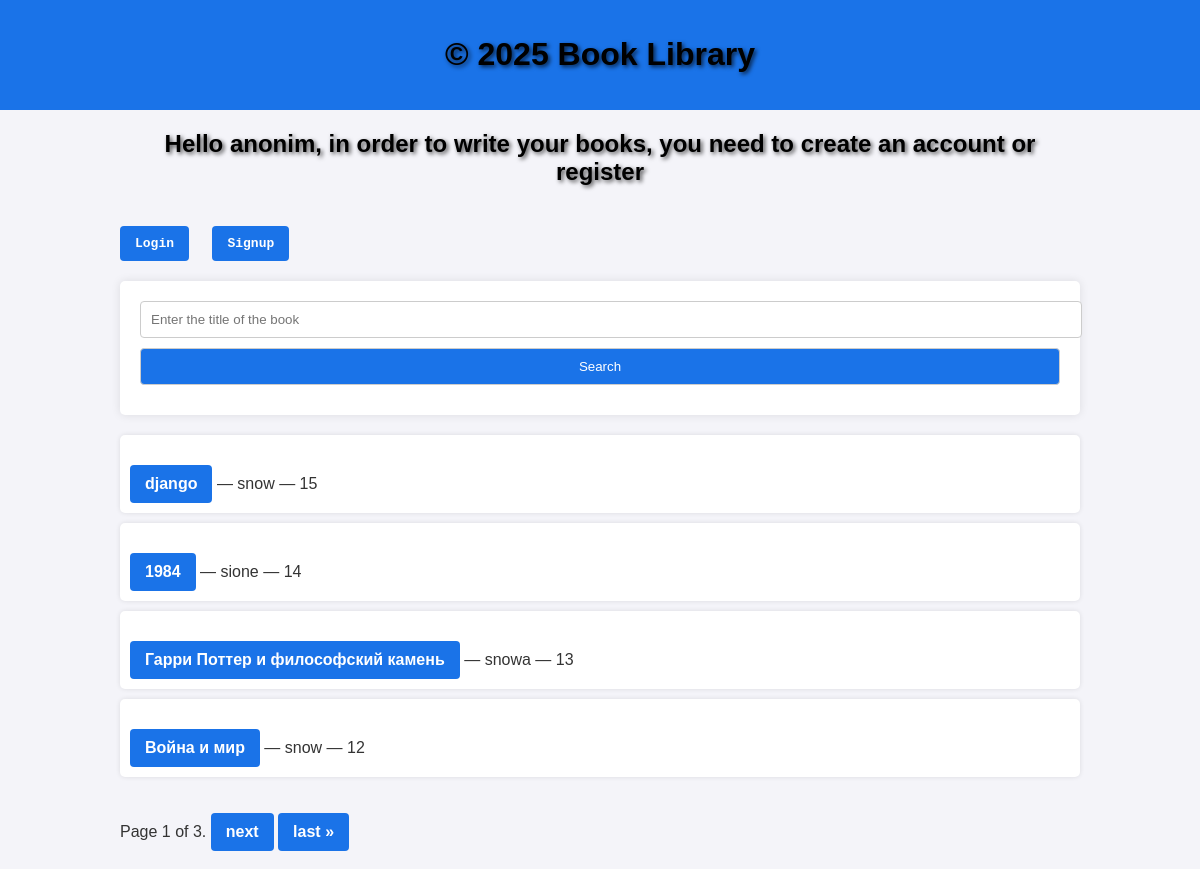
The page / on the database its author committed.
### books/models.py (models this page shows, shortened)
class Book(models.Model):
    title = models.CharField(max_length=100)
    description = models.TextField()
    user = models.ForeignKey(User, on_delete=models.CASCADE)  # Ссылка на пользователя (автора)

### books/views.py (the view)
# urls.py: path('', views.book_list, name='book_list'),
def book_list(request):
    query = request.GET.get('q')  # Получение поискового запроса
    books = Book.objects.all().order_by('-id')
    if query:
        books = books.filter(
            Q(title__icontains=query) | Q(description__icontains=query)
        )
    paginator = Paginator(books, 4)  # Пагинация на 4 книги
    page_number = request.GET.get('page')
    page_obj = paginator.get_page(page_number)
    return render(request, 'book_list.html', {'page_obj': page_obj, 'query': query})

### books/templates/book_list.html (shortened to what this page needs)
<!DOCTYPE html>
<html lang="en">
<head>
    {% load static %}
    <link rel="stylesheet" href="{% static 'css/styles.css' %}">
</head>
<body>
        <header>
            <h1>&copy; 2025 Book Library</h1>
        </header>
    <div class="container mt-5">
        {% if user.is_authenticated %}
            <h2 style="text-align: center;">Hello, {{ user.username }}!</h2>
            <pre><a href="http://127.0.0.1:8000/create/" class="btn btn-danger">Write a book</a>   <a href="http://127.0.0.1:8000/logout/" class="btn btn-danger">Logout</a>   <a href="http://127.0.0.1:8000/signup/" class="btn btn-danger">Signup</a></pre>
        {% else %}
            <h2 style="text-align: center;">Hello anonim, in order to write your books, you need to create an account or register</h2>
            <pre><a href="http://127.0.0.1:8000/login/" class="btn btn-danger">Login</a>   <a href="http://127.0.0.1:8000/signup/" class="btn btn-danger">Signup</a></pre>
        {% endif %}
    <form method="get" action="">
        <input
            type="text"
            name="q"
            placeholder="Enter the title of the book"
            value="{{ query|default:'' }}">
        <button type="submit">Search</button>
    </form>
    <ul>
        {% for book in page_obj %}
            <li>
                <strong><a href="{% url 'book_detail' book.id %}">{{ book.title }}</a></strong> — {{ book.user }} — {{ book.id }} {% if book.user == user %}— your book{% endif %}
            </li>
        {% empty %}
            <li>Books not found</li>
        {% endfor %}
    </ul>
        <div class="pagination">
            <span class="step-links">
                    <span class="current">
                        Page {{ page_obj.number }} of {{ page_obj.paginator.num_pages }}.
                    </span>
                {% if page_obj.has_next %}
                    <a href="?page={{ page_obj.next_page_number }}">next</a>
                    <a href="?page={{ page_obj.paginator.num_pages }}">last &raquo;</a>
                {% endif %}
            </span>
        </div>
    </div>
    <br>
</body>
</html>

### books/static/css/styles.css (style rules this page uses)
body { font-family: Arial, sans-serif; background-color: #f4f4f9; color: #333; margin: 0; padding: 0; }
h1, h2 { color: #000000; text-shadow: 2px 2px 4px rgba(0, 0, 0, 0.7); }
a { color: #1a73e8; text-decoration: none; }
header { background-color: #1a73e8; color: white; padding: 15px; text-align: center; }
.container { width: 80%; margin: 0 auto; }
form { background-color: white; padding: 20px; border-radius: 5px; box-shadow: 0 0 10px rgba(0, 0, 0, 0.1); margin: 20px 0; }
form input, form textarea, form button { width: 100%; padding: 10px; margin-bottom: 10px; border: 1px solid #ccc; border-radius: 4px; }
form button { background-color: #1a73e8; color: white; cursor: pointer; }
ul { list-style-type: none; padding: 0; }
ul li { background-color: white; margin: 10px 0; padding: 10px; border-radius: 5px; box-shadow: 0 0 5px rgba(0, 0, 0, 0.1); }
ul li a { font-weight: bold; }
.container a { display: inline-block; margin-top: 20px; background-color: #1a73e8; color: white; padding: 10px 15px; border-radius: 4px; text-decoration: none; font-weight: bold; }

### rows shown on the page
Book: title "django", user "snow", id "15"
Book: title "1984", user "sione", id "14"
Book: title "Гарри Поттер и философский камень", user "snowa", id "13"
Book: title "Война и мир", user "snow", id "12"

### other values the page prints
{{ page_obj.number }} "1"
{{ page_obj.paginator.num_pages }} "3"
